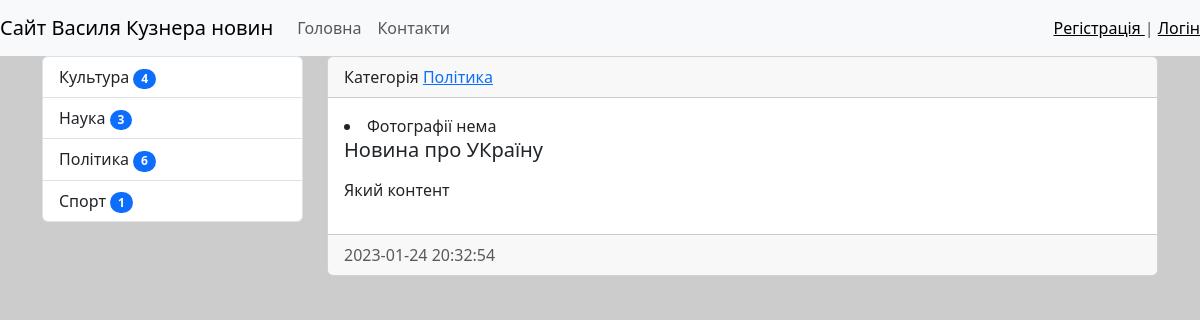
Page /news/17/ on the earlier database version.
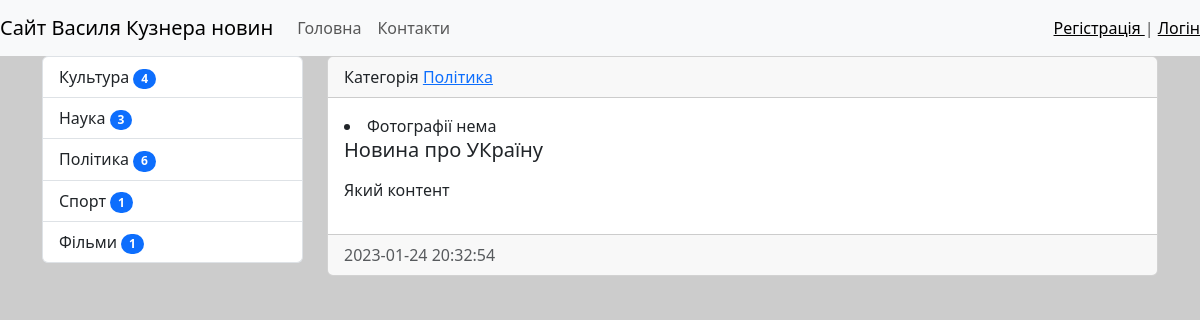
Same page on the later database version.
### news/models.py (models this page shows)
class Category(models.Model):
    title = models.CharField(max_length=100, db_index=True, verbose_name="Назва категорія")
    def get_absolute_url(self):
        return reverse('category', kwargs={'category_id': self.pk})
    def __str__(self):
        return self.title
    class Meta:
        verbose_name = 'Категорія'
        verbose_name_plural = 'Категорії'
        ordering = ['title']

### news/views.py (the view)
# urls.py: path('news/<int:pk>/', ViewNews.as_view(), name='view_news'),
class ViewNews(DetailView):
    model = News
    context_object_name = 'news_item'

### news/templatetags/news_tags.py (called while the page is built)
@register.inclusion_tag(('news/list_categories.html'))
def show_categories():
    categories = Category.objects.annotate(cnt=Count('news', filter=F('news__is_published'))).filter(cnt__gt=0)
    return {"categories": categories}

### news/templates/news/news_detail.html (shortened to what this page needs)
{% extends 'base.html' %}
{% block sidebar %}
{% include 'inc/_sidebar.html' %}
{% endblock %}
{% block content %}
<div class="card mb-3 ">
    <div class="card-header">
        Категорія <a href="{{ object.category.get_absolute_url }}">{{ object.category }}</a>
    </div>
    <div class="card-body">
            {% if news_item.photo %}
            <img src="{{ news_item.photo.url  }}" alt="" width="150" class="float-left mr-3">
            {% else %}
            <li>Фотографії нема</li>
            {% endif %}
                <h5 class="card-title">{{ news_item.title }}</h5>
                <p class="card-text">{{ news_item.content|safe|linebreaks }}</p>
    </div>
    <div class="card-footer text-muted">
        {{ news_item.created_at|date:"Y-m-d H:i:s" }}
    </div>
</div>
{% endblock %}

### news/templates/news/list_categories.html
<div class="list-group">
        {% for item in categories %}
        <a href="{{ item.get_absolute_url }}" class="list-group-item list-group-item-action">{{ item.title }} <span class="badge bg-primary rounded-pill">  {{ item.cnt}}</span></a>
        {% endfor %}
    </div>

Differences in the rows shown:
added Category: title "Фільми", cnt "1"
